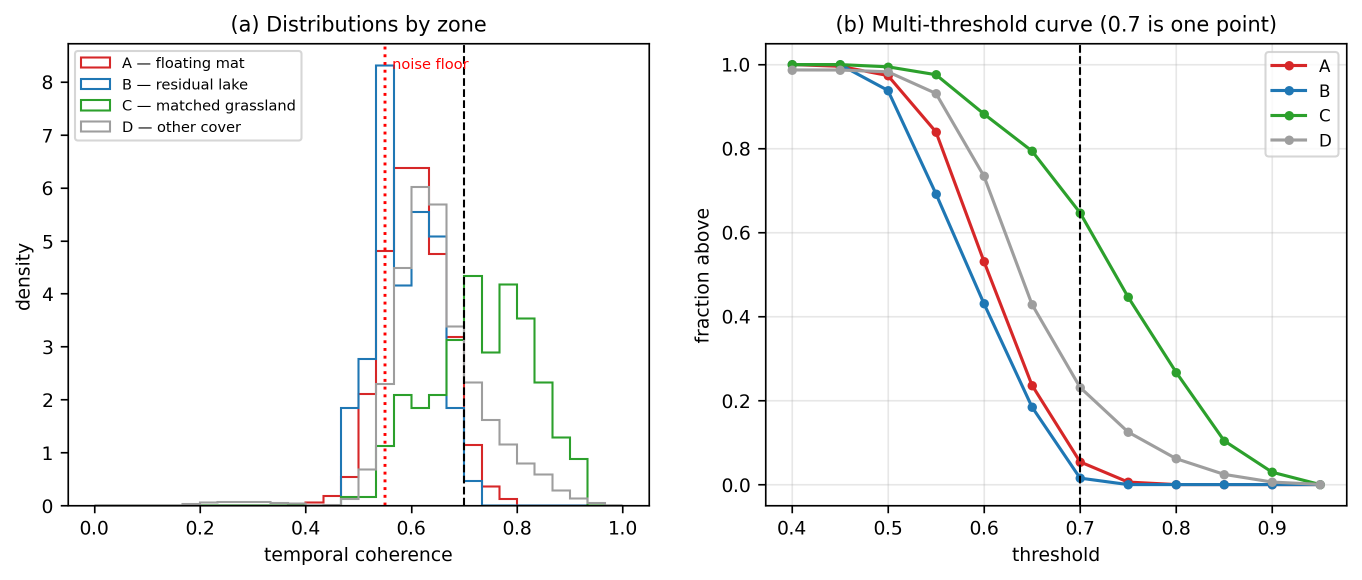
#> input picture docs/paper/figures/F05_temporal_coherence.png, 2723 x 1159 px (shown at 1/2 size)
$ python generate_restructured_figures.py
#> lines starting #> are read from the running program, lines starting #| are printed output that depends on the picture
"""Generate restructured figure set for the manuscript.

Restructures the 16 main figures into:
- 7 main-text figures (F01 to F07)
- 14 supplementary figures (S01 to S14)
Per referee consolidated report §9 and tickets P-037, P-038, P-039.
"""

from __future__ import annotations

import shutil
from pathlib import Path

import matplotlib

matplotlib.use("Agg")
import matplotlib.patches as patches  # noqa: E402
import matplotlib.pyplot as plt  # noqa: E402
from PIL import Image, ImageDraw, ImageFont  # noqa: E402


# [133 lines left out: function create_observable_hierarchy_and_mechanism_figure, not called in this run]


def composite_temporal_coherence(f05_path: Path, f06_path: Path, out_path: Path) -> None:
    """Composite Figure 3: Left F05 (distributions + multithreshold), Right F06 (map)."""
    im_f05 = Image.open(f05_path).convert("RGBA")
#> im_f05 is the input picture: PIL image 2723x1159 RGBA; mean R, G, B, A 245.6, 245.9, 245.6, 255
    im_f06 = Image.open(f06_path).convert("RGBA")
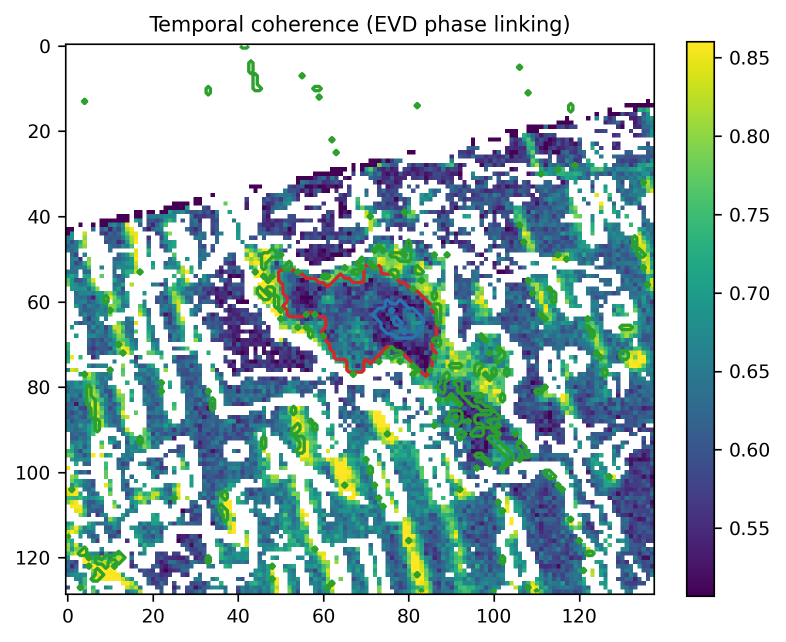
#> input picture docs/paper/figures/F06_tcoh_map.png, 1571 x 1283 px (shown at 1/2 size)
#> im_f06 is the input picture: PIL image 1571x1283 RGBA; mean R, G, B, A 179.4, 199.9, 200.2, 255

    target_h = max(im_f05.height, im_f06.height)
#> target_h = 1283
    w05 = int(im_f05.width * (target_h / im_f05.height))
#> w05 = 3014
    im_f05_scaled = im_f05.resize((w05, target_h), Image.Resampling.LANCZOS)
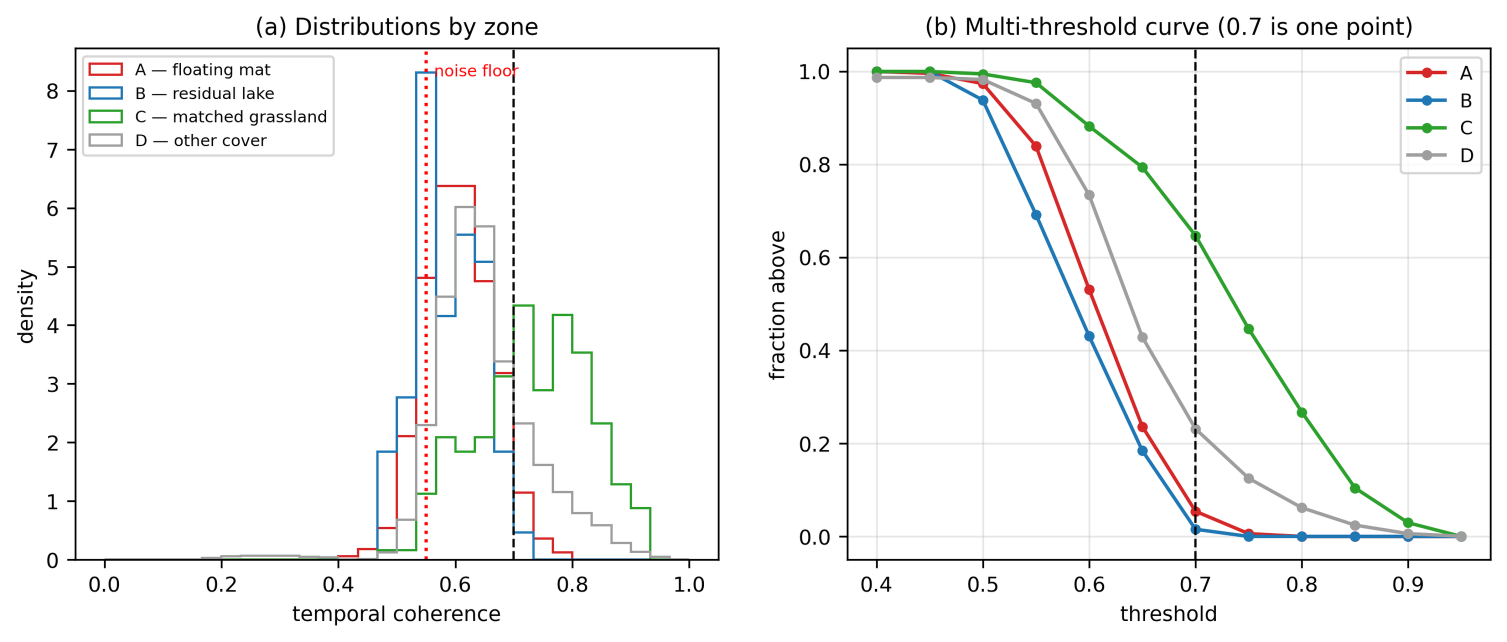
#> im_f05_scaled: PIL image 3014x1283 RGBA (shown at 1/2 size); mean R, G, B, A 245.7, 246, 245.6, 255

    w06 = int(im_f06.width * (target_h / im_f06.height))
#> w06 = 1571
    im_f06_scaled = im_f06.resize((w06, target_h), Image.Resampling.LANCZOS)

    gap = 40
    total_w = w05 + gap + w06
#> total_w = 4625

    composite = Image.new("RGBA", (total_w, target_h), (255, 255, 255, 255))
#> composite: PIL image 4625x1283 RGBA; every value is 255
    composite.paste(im_f05_scaled, (0, 0), im_f05_scaled)
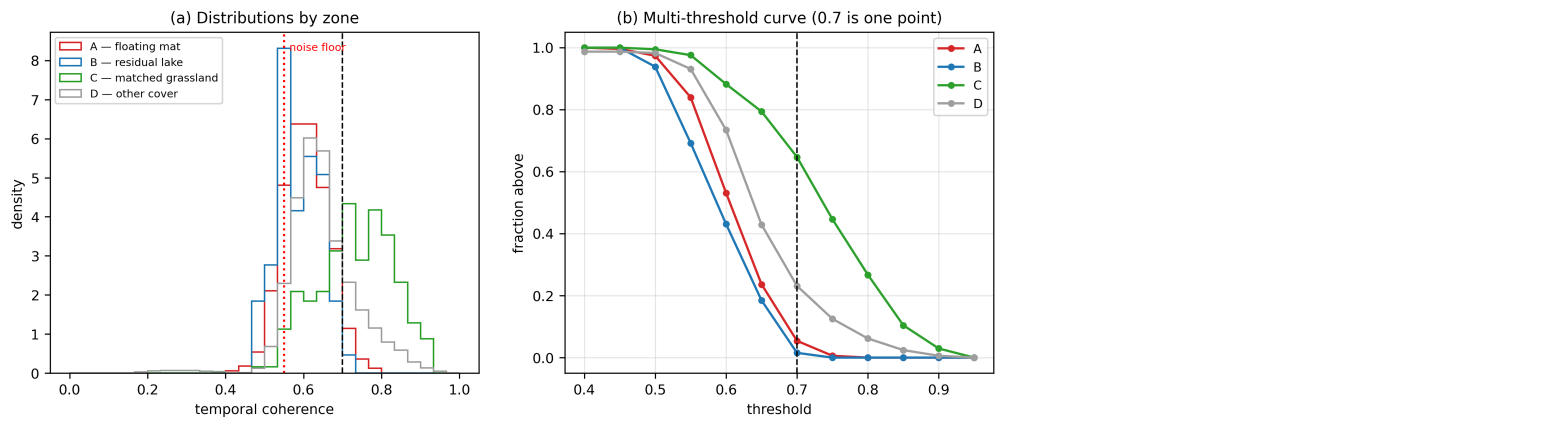
#> composite: PIL image 4625x1283 RGBA (shown at 1/3 size); mean R, G, B, A 248.9, 249.1, 248.9, 255
    composite.paste(im_f06_scaled, (w05 + gap, 0), im_f06_scaled)
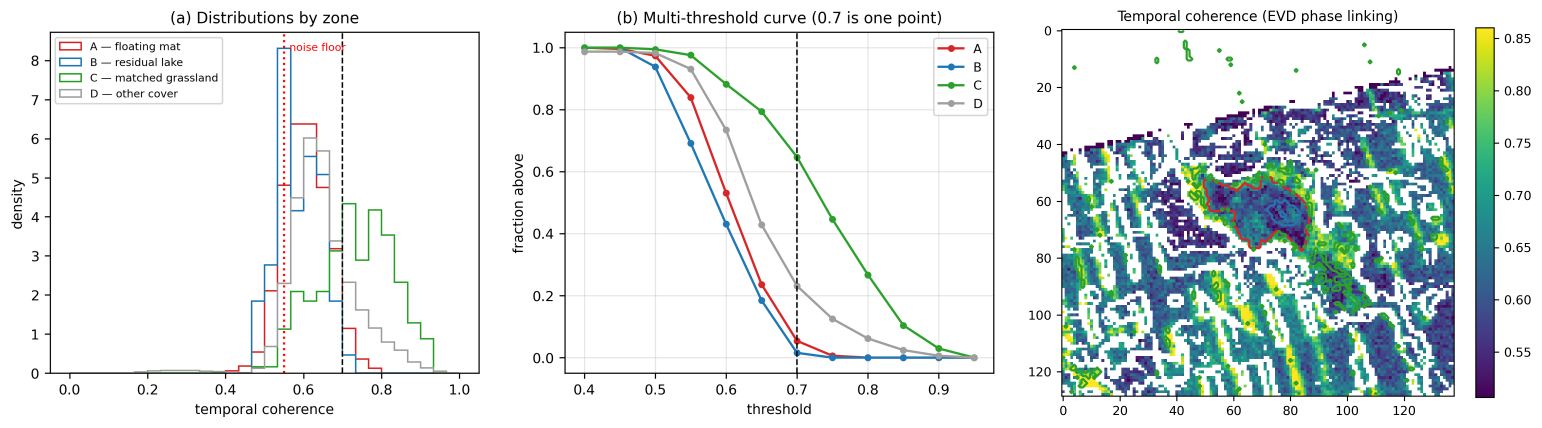
#> composite: PIL image 4625x1283 RGBA (shown at 1/3 size); mean R, G, B, A 223.2, 230.4, 230.3, 255

    draw = ImageDraw.Draw(composite)
    try:
        font = ImageFont.truetype("/System/Library/Fonts/Helvetica.ttc", 44)
    except Exception:
        font = ImageFont.load_default()

    draw.text((w05 + gap + 30, 25), "(c) Spatial map (EVD)", fill=(0, 0, 0, 255), font=font)

    composite.convert("RGB").save(out_path, "PNG", dpi=(300, 300))
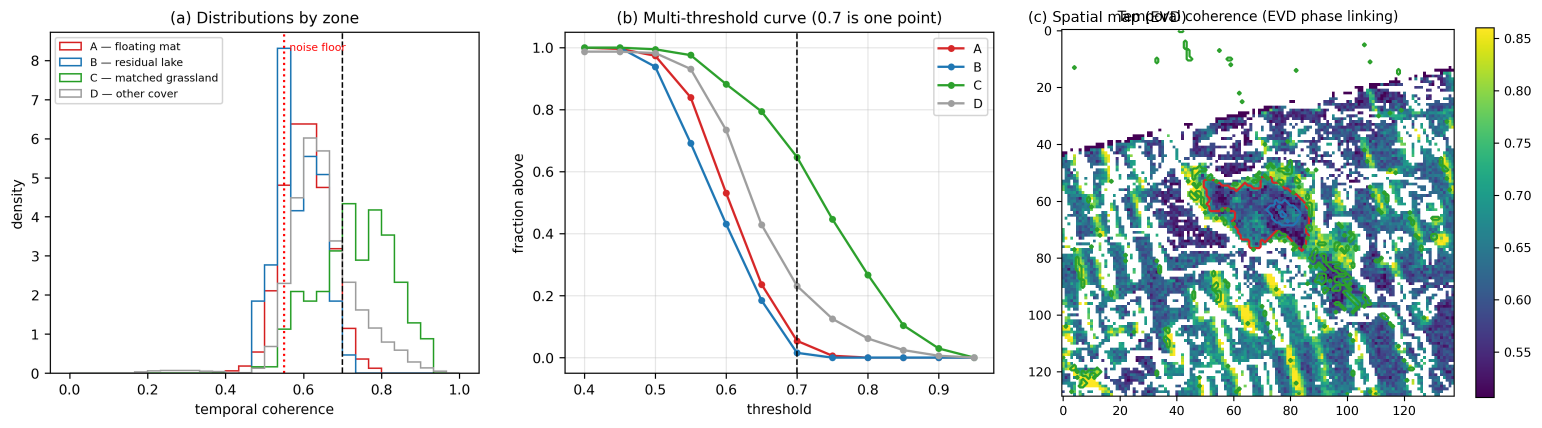
#> saved as F03_temporal_coherence.png: PIL image 4625x1283 RGB (shown at 1/3 size); mean R, G, B 223.1, 230.2, 230.1
    print(f"Created {out_path}")


def composite_stacked(top_path: Path, bot_path: Path, out_path: Path) -> None:
    """Composite two figures vertically."""
#> (the run stopped early here; a loop or call above may not have finished)
